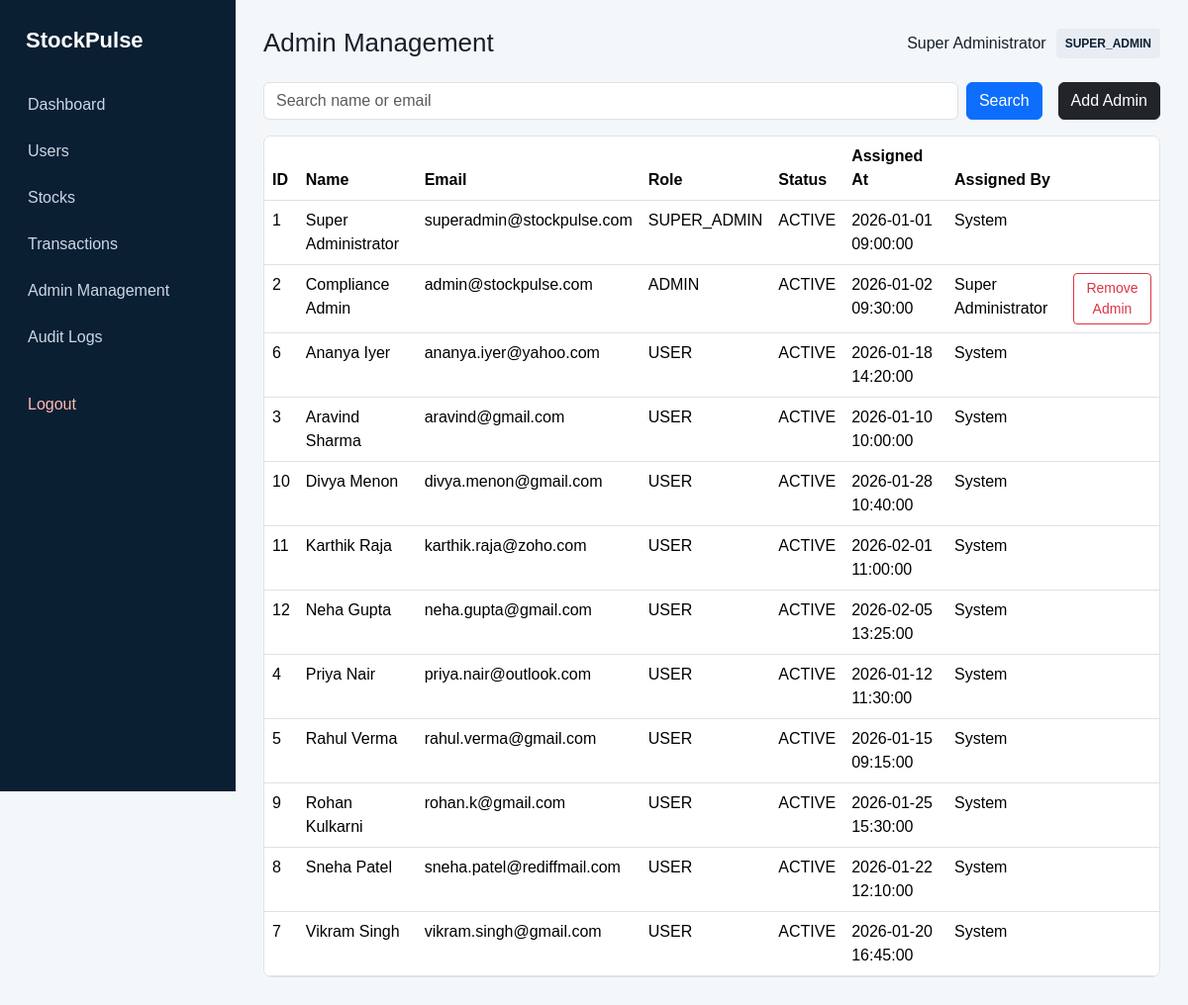
Page /admin/admins.php (signed in) on the committed database.
### tables this page shows
CREATE TABLE IF NOT EXISTS Users (
    user_id INT AUTO_INCREMENT PRIMARY KEY,
    name VARCHAR(100) NOT NULL,
    email VARCHAR(120) NOT NULL UNIQUE,
    phone VARCHAR(20) NOT NULL,
    password_hash VARCHAR(255) NOT NULL,
    cash_balance DECIMAL(15, 2) NOT NULL DEFAULT 100000.00,
    account_status ENUM('ACTIVE', 'SUSPENDED', 'CLOSED') NOT NULL DEFAULT 'ACTIVE',
    created_at TIMESTAMP DEFAULT CURRENT_TIMESTAMP,
    updated_at TIMESTAMP DEFAULT CURRENT_TIMESTAMP ON UPDATE CURRENT_TIMESTAMP,
    CONSTRAINT chk_cash_balance CHECK (cash_balance >= 0.00)
);

CREATE TABLE IF NOT EXISTS Roles (
    role_id INT AUTO_INCREMENT PRIMARY KEY,
    role_name VARCHAR(50) NOT NULL UNIQUE
);

CREATE TABLE IF NOT EXISTS User_Roles (
    user_id INT NOT NULL,
    role_id INT NOT NULL,
    assigned_by INT NULL,
    assigned_at TIMESTAMP DEFAULT CURRENT_TIMESTAMP,
    PRIMARY KEY (user_id, role_id),
    FOREIGN KEY (user_id) REFERENCES Users(user_id) ON DELETE CASCADE ON UPDATE CASCADE,
    FOREIGN KEY (role_id) REFERENCES Roles(role_id) ON DELETE CASCADE ON UPDATE CASCADE,
    FOREIGN KEY (assigned_by) REFERENCES Users(user_id) ON DELETE SET NULL ON UPDATE CASCADE
);

### includes/bootstrap.php (called while the page is built, shortened)
<?php
require_once __DIR__ . '/../config/database.php';
function e(string $value): string
{
    return htmlspecialchars($value, ENT_QUOTES | ENT_SUBSTITUTE, 'UTF-8');
}

### config/database.php (called while the page is built, shortened)
<?php
function db(): PDO
{
    static $pdo = null;
    if ($pdo instanceof PDO) {
        return $pdo;
    }
    $host = getenv('MYSQL_HOST') ?: '127.0.0.1';
    $port = getenv('MYSQL_PORT') ?: '3306';
    $database = getenv('MYSQL_DB') ?: 'stock_portfolio_db';
    $username = getenv('MYSQL_USER') ?: 'root';
    $password = getenv('MYSQL_PASSWORD') ?: '';
    $dsn = sprintf('mysql:host=%s;port=%s;dbname=%s;charset=utf8mb4', $host, $port, $database);
    $pdo = new PDO($dsn, $username, $password, [
        PDO::ATTR_ERRMODE => PDO::ERRMODE_EXCEPTION,
        PDO::ATTR_DEFAULT_FETCH_MODE => PDO::FETCH_ASSOC,
        PDO::ATTR_EMULATE_PREPARES => false,
    ]);
    return $pdo;
}

### admin/admins.php (the view, shortened to what this page needs)
<?php
declare(strict_types=1);require_once __DIR__.'/../includes/bootstrap.php';require_once __DIR__.'/../includes/layout.php';
$user=require_super_admin();$search=trim((string)($_GET['search']??''));
$sql="SELECT u.user_id,u.name,u.email,u.phone,u.account_status,u.created_at,r.role_name,ur.assigned_at,assigner.name assigned_by_name
 FROM Users u JOIN User_Roles ur ON ur.user_id=u.user_id JOIN Roles r ON r.role_id=ur.role_id
 LEFT JOIN Users assigner ON assigner.user_id=ur.assigned_by";
$params=[];
$sql.=" ORDER BY CASE r.role_name WHEN 'SUPER_ADMIN' THEN 1 WHEN 'ADMIN' THEN 2 ELSE 3 END,u.name";
$stmt=db()->prepare($sql);$stmt->execute($params);$users=$stmt->fetchAll();
$body='<div class="d-flex justify-content-between mb-3"><form class="d-flex gap-2 flex-grow-1 me-3" method="get"><input class="form-control" name="search" placeholder="Search name or email" value="'.e($search).'"><button class="btn btn-primary">Search</button></form><a class="btn btn-dark" href="/admin/add-admin.php">Add Admin</a></div>';
$body.='<div class="table-card"><table class="table table-hover"><thead><tr><th>ID</th><th>Name</th><th>Email</th><th>Role</th><th>Status</th><th>Assigned At</th><th>Assigned By</th><th></th></tr></thead><tbody>';
foreach($users as$u){$body.='<tr><td>'.(int)$u['user_id'].'</td><td>'.e($u['name']).'</td><td>'.e($u['email']).'</td><td>'.e($u['role_name']).'</td><td>'.e($u['account_status']).'</td><td>'.e((string)$u['assigned_at']).'</td><td>'.e((string)($u['assigned_by_name']??'System')).'</td><td>';
if($u['role_name']==='ADMIN'){$body.='<form method="post" action="/admin/remove-admin.php"><input type="hidden" name="csrf_token" value="'.e(csrf_token()).'"><input type="hidden" name="target_user_id" value="'.(int)$u['user_id'].'"><button class="btn btn-sm btn-outline-danger" data-confirm="Remove Administrator privileges?">Remove Admin</button></form>'; }
$body.='</td></tr>';}$body.='</tbody></table></div>';render_layout('Admin Management',$body,$user,true);

### includes/layout.php (shortened to what this page needs)
<?php
function render_layout(string $title, string $body, ?array $user = null, bool $admin = false): void
{
    $role = $user['role'] ?? 'GUEST';
    echo '<!doctype html><html lang="en"><head><meta charset="utf-8">';
    echo '<link href="https://cdn.jsdelivr.net/npm/bootstrap@5.3.3/dist/css/bootstrap.min.css" rel="stylesheet">';
    echo '<link rel="stylesheet" href="/assets/css/style.css">';
    echo '</head><body>';
    echo '<div class="app-shell">';
    if ($user) {
        echo '<aside class="sidebar">';
        echo '<a class="brand" href="' . ($admin ? '/admin/dashboard.php' : '/user/dashboard.php') . '">StockPulse</a>';
        echo '<nav>';
        if ($admin) {
            echo '<a href="/admin/dashboard.php">Dashboard</a>';
            echo '<a href="/admin/users.php">Users</a>';
            echo '<a href="/admin/stocks.php">Stocks</a>';
            echo '<a href="/admin/transactions.php">Transactions</a>';
            if ($role === 'SUPER_ADMIN') {
                echo '<a href="/admin/admins.php">Admin Management</a>';
                echo '<a href="/admin/audit-logs.php">Audit Logs</a>';
            }
        }
        echo '<a href="/' . ($admin ? 'admin/logout.php' : 'user/logout.php') . '" class="logout">Logout</a>';
        echo '</nav></aside>';
    }
    echo '<main class="main-content">';
    echo '<div class="page-header"><h1>' . e($title) . '</h1>';
    if ($user) {
        echo '<div class="account-meta"><span>' . e($user['name']) . '</span><span class="badge-role">' . e($role) . '</span></div>';
    }
    echo '</div>';
    echo $body;
    echo '</main></div>';
    echo '</body></html>';
}

### assets/css/style.css (style rules this page uses)
:root { --navy: #0b1f33; --navy-light: #15344f; --blue: #2563eb; --green: #16845b; --red: #c0392b; --border: #dbe3ea; --background: #f4f7fa; }
* { box-sizing: border-box; }
body { margin: 0; background: var(--background); color: #16202a; font-family: Arial, Helvetica, sans-serif; }
.app-shell { min-height: 100vh; display: flex; }
.sidebar { width: 238px; background: var(--navy); color: #fff; padding: 24px 16px; position: fixed; height: 100vh; overflow-y: auto; }
.sidebar .brand { color: #fff; text-decoration: none; font-size: 22px; font-weight: 700; display: block; padding: 0 10px 24px; }
.sidebar nav a { display: block; color: #cbd8e5; text-decoration: none; padding: 10px 12px; border-radius: 6px; margin: 3px 0; }
.sidebar nav .logout { color: #ffb9b0; margin-top: 24px; }
.main-content { width: calc(100% - 238px); margin-left: 238px; padding: 28px; }
.page-header { display: flex; justify-content: space-between; align-items: center; margin-bottom: 24px; }
.page-header h1 { margin: 0; font-size: 26px; }
.account-meta { display: flex; align-items: center; gap: 10px; }
.badge-role { background: #e7edf3; color: var(--navy); padding: 6px 9px; border-radius: 4px; font-size: 12px; font-weight: 700; }
.table-card { background: #fff; border: 1px solid var(--border); border-radius: 8px; overflow-x: auto; }
.table-card table { margin: 0; }

### rows in the picture
users: name "Super Administrator"
roles: role_name "SUPER_ADMIN"
user_roles: user.user_id "1", user.name "Super Administrator", user.email "superadmin@stockpulse.com", role.role_name "SUPER_ADMIN", user.account_status "ACTIVE", assigned_at "2026-01-01 09:00:00", assigned_by_name "System"
user_roles: user.user_id "2", user.name "Compliance Admin", user.email "admin@stockpulse.com", role.role_name "ADMIN", user.account_status "ACTIVE", assigned_at "2026-01-02 09:30:00", assigned_by.name "Super Administrator"
user_roles: user.user_id "6", user.name "Ananya Iyer", user.email "ananya.iyer@yahoo.com", role.role_name "USER", user.account_status "ACTIVE", assigned_at "2026-01-18 14:20:00", assigned_by_name "System"
user_roles: user.user_id "3", user.name "Aravind Sharma", user.email "aravind@gmail.com", role.role_name "USER", user.account_status "ACTIVE", assigned_at "2026-01-10 10:00:00", assigned_by_name "System"
user_roles: user.user_id "10", user.name "Divya Menon", user.email "divya.menon@gmail.com", role.role_name "USER", user.account_status "ACTIVE", assigned_at "2026-01-28 10:40:00", assigned_by_name "System"
user_roles: user.user_id "11", user.name "Karthik Raja", user.email "karthik.raja@zoho.com", role.role_name "USER", user.account_status "ACTIVE", assigned_at "2026-02-01 11:00:00", assigned_by_name "System"
user_roles: user.user_id "12", user.name "Neha Gupta", user.email "neha.gupta@gmail.com", role.role_name "USER", user.account_status "ACTIVE", assigned_at "2026-02-05 13:25:00", assigned_by_name "System"
user_roles: user.user_id "4", user.name "Priya Nair", user.email "priya.nair@outlook.com", role.role_name "USER", user.account_status "ACTIVE", assigned_at "2026-01-12 11:30:00", assigned_by_name "System"
user_roles: user.user_id "5", user.name "Rahul Verma", user.email "rahul.verma@gmail.com", role.role_name "USER", user.account_status "ACTIVE", assigned_at "2026-01-15 09:15:00", assigned_by_name "System"
user_roles: user.user_id "9", user.name "Rohan Kulkarni", user.email "rohan.k@gmail.com", role.role_name "USER", user.account_status "ACTIVE", assigned_at "2026-01-25 15:30:00", assigned_by_name "System"
user_roles: user.user_id "8", user.name "Sneha Patel", user.email "sneha.patel@rediffmail.com", role.role_name "USER", user.account_status "ACTIVE", assigned_at "2026-01-22 12:10:00", assigned_by_name "System"
user_roles: user.user_id "7", user.name "Vikram Singh", user.email "vikram.singh@gmail.com", role.role_name "USER", user.account_status "ACTIVE", assigned_at "2026-01-20 16:45:00", assigned_by_name "System"

### other values in the picture
$title "Admin Management"
